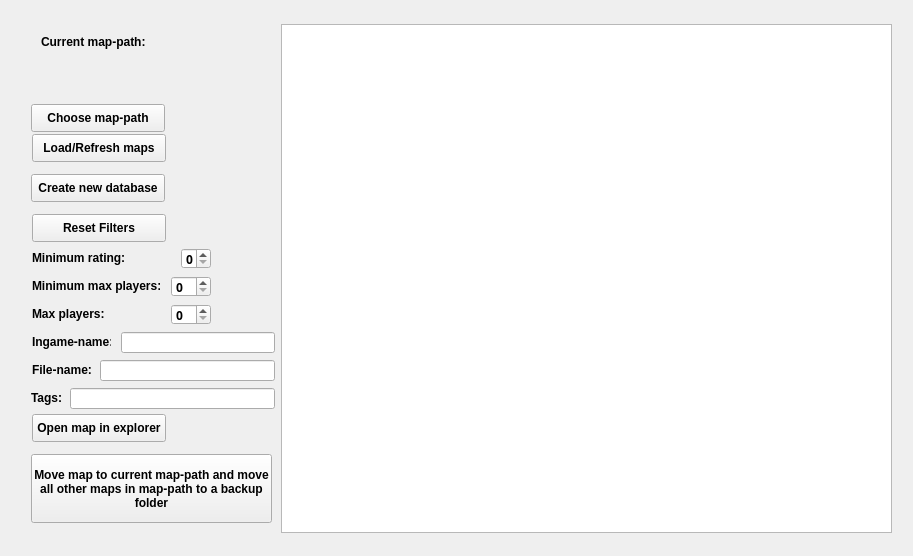
<?xml version="1.0" encoding="UTF-8"?>
<ui version="4.0">
 <class>CustomWindow</class>
 <widget class="QWidget" name="CustomWindow">
  <property name="geometry">
   <rect>
    <x>0</x>
    <y>0</y>
    <width>913</width>
    <height>556</height>
   </rect>
  </property>
  <property name="font">
   <font>
    <family>LifeCraft</family>
    <weight>75</weight>
    <bold>true</bold>
    <underline>false</underline>
   </font>
  </property>
  <property name="windowTitle">
   <string>MainWindow</string>
  </property>
  <property name="layoutDirection">
   <enum>Qt::LeftToRight</enum>
  </property>
  <layout class="QVBoxLayout" name="verticalLayout">
   <property name="spacing">
    <number>0</number>
   </property>
   <property name="leftMargin">
    <number>0</number>
   </property>
   <property name="topMargin">
    <number>1</number>
   </property>
   <property name="rightMargin">
    <number>0</number>
   </property>
   <property name="bottomMargin">
    <number>0</number>
   </property>
   <item>
    <widget class="QWidget" name="titleBar" native="true">
     <property name="minimumSize">
      <size>
       <width>0</width>
       <height>23</height>
      </size>
     </property>
     <property name="maximumSize">
      <size>
       <width>16777215</width>
       <height>23</height>
      </size>
     </property>
     <layout class="QHBoxLayout" name="horizontalLayout">
      <property name="spacing">
       <number>0</number>
      </property>
      <property name="leftMargin">
       <number>0</number>
      </property>
      <property name="topMargin">
       <number>0</number>
      </property>
      <property name="rightMargin">
       <number>0</number>
      </property>
      <property name="bottomMargin">
       <number>0</number>
      </property>
      <item>
       <widget class="QLabel" name="LTitle">
        <property name="minimumSize">
         <size>
          <width>100</width>
          <height>22</height>
         </size>
        </property>
        <property name="maximumSize">
         <size>
          <width>16777215</width>
          <height>22</height>
         </size>
        </property>
        <property name="text">
         <string/>
        </property>
       </widget>
      </item>
      <item>
       <widget class="QPushButton" name="pbMin">
        <property name="minimumSize">
         <size>
          <width>29</width>
          <height>20</height>
         </size>
        </property>
        <property name="maximumSize">
         <size>
          <width>29</width>
          <height>20</height>
         </size>
        </property>
        <property name="iconSize">
         <size>
          <width>29</width>
          <height>20</height>
         </size>
        </property>
        <property name="flat">
         <bool>true</bool>
        </property>
       </widget>
      </item>
      <item>
       <widget class="QPushButton" name="pbSmallWindow">
        <property name="minimumSize">
         <size>
          <width>27</width>
          <height>20</height>
         </size>
        </property>
        <property name="maximumSize">
         <size>
          <width>27</width>
          <height>20</height>
         </size>
        </property>
        <property name="iconSize">
         <size>
          <width>26</width>
          <height>20</height>
         </size>
        </property>
        <property name="flat">
         <bool>true</bool>
        </property>
       </widget>
      </item>
      <item>
       <widget class="QPushButton" name="pbMax">
        <property name="minimumSize">
         <size>
          <width>27</width>
          <height>20</height>
         </size>
        </property>
        <property name="maximumSize">
         <size>
          <width>27</width>
          <height>20</height>
         </size>
        </property>
        <property name="iconSize">
         <size>
          <width>26</width>
          <height>20</height>
         </size>
        </property>
        <property name="flat">
         <bool>true</bool>
        </property>
       </widget>
      </item>
      <item>
       <widget class="QPushButton" name="pbFullscreen">
        <property name="minimumSize">
         <size>
          <width>26</width>
          <height>20</height>
         </size>
        </property>
        <property name="maximumSize">
         <size>
          <width>26</width>
          <height>20</height>
         </size>
        </property>
        <property name="iconSize">
         <size>
          <width>22</width>
          <height>22</height>
         </size>
        </property>
        <property name="flat">
         <bool>true</bool>
        </property>
       </widget>
      </item>
      <item>
       <widget class="QPushButton" name="pbClose">
        <property name="minimumSize">
         <size>
          <width>48</width>
          <height>20</height>
         </size>
        </property>
        <property name="maximumSize">
         <size>
          <width>48</width>
          <height>20</height>
         </size>
        </property>
        <property name="iconSize">
         <size>
          <width>48</width>
          <height>20</height>
         </size>
        </property>
        <property name="flat">
         <bool>true</bool>
        </property>
       </widget>
      </item>
     </layout>
    </widget>
   </item>
   <item>
    <widget class="QWidget" name="centralWidget" native="true">
     <property name="layoutDirection">
      <enum>Qt::LeftToRight</enum>
     </property>
     <property name="autoFillBackground">
      <bool>false</bool>
     </property>
     <layout class="QHBoxLayout" name="horizontalLayout_2">
      <property name="spacing">
       <number>0</number>
      </property>
      <property name="leftMargin">
       <number>0</number>
      </property>
      <property name="topMargin">
       <number>0</number>
      </property>
      <property name="rightMargin">
       <number>0</number>
      </property>
      <property name="bottomMargin">
       <number>0</number>
      </property>
      <item>
       <widget class="QWidget" name="leftBorder" native="true">
        <property name="minimumSize">
         <size>
          <width>21</width>
          <height>200</height>
         </size>
        </property>
        <property name="maximumSize">
         <size>
          <width>10</width>
          <height>16777215</height>
         </size>
        </property>
        <property name="layoutDirection">
         <enum>Qt::LeftToRight</enum>
        </property>
        <property name="autoFillBackground">
         <bool>false</bool>
        </property>
       </widget>
      </item>
      <item>
       <widget class="QWidget" name="centralLeft" native="true">
        <property name="minimumSize">
         <size>
          <width>260</width>
          <height>500</height>
         </size>
        </property>
        <property name="maximumSize">
         <size>
          <width>260</width>
          <height>16777215</height>
         </size>
        </property>
        <property name="autoFillBackground">
         <bool>false</bool>
        </property>
        <widget class="QPushButton" name="btnOpenInExplorer">
         <property name="geometry">
          <rect>
           <x>11</x>
           <y>390</y>
           <width>134</width>
           <height>28</height>
          </rect>
         </property>
         <property name="font">
          <font>
           <family>MS Shell Dlg 2</family>
          </font>
         </property>
         <property name="text">
          <string>Open map in explorer</string>
         </property>
        </widget>
        <widget class="QPushButton" name="btnCreateNewDB">
         <property name="geometry">
          <rect>
           <x>10</x>
           <y>150</y>
           <width>134</width>
           <height>28</height>
          </rect>
         </property>
         <property name="font">
          <font>
           <family>MS Shell Dlg 2</family>
          </font>
         </property>
         <property name="text">
          <string>Create new database</string>
         </property>
        </widget>
        <widget class="QPushButton" name="btnResetFilters">
         <property name="geometry">
          <rect>
           <x>11</x>
           <y>190</y>
           <width>134</width>
           <height>28</height>
          </rect>
         </property>
         <property name="font">
          <font>
           <family>MS Shell Dlg 2</family>
          </font>
         </property>
         <property name="text">
          <string>Reset Filters</string>
         </property>
        </widget>
        <widget class="QPushButton" name="btnLoad">
         <property name="geometry">
          <rect>
           <x>11</x>
           <y>110</y>
           <width>134</width>
           <height>28</height>
          </rect>
         </property>
         <property name="font">
          <font>
           <family>MS Shell Dlg 2</family>
          </font>
         </property>
         <property name="text">
          <string>Load/Refresh maps</string>
         </property>
        </widget>
        <widget class="QPushButton" name="btnMoveMap">
         <property name="geometry">
          <rect>
           <x>10</x>
           <y>430</y>
           <width>241</width>
           <height>69</height>
          </rect>
         </property>
         <property name="font">
          <font>
           <family>MS Shell Dlg 2</family>
          </font>
         </property>
         <property name="text">
          <string>Move map to current map-path and move
all other maps in map-path to a backup
folder</string>
         </property>
        </widget>
        <widget class="QPushButton" name="btnSetMapDir">
         <property name="geometry">
          <rect>
           <x>10</x>
           <y>80</y>
           <width>134</width>
           <height>28</height>
          </rect>
         </property>
         <property name="font">
          <font>
           <family>MS Shell Dlg 2</family>
          </font>
         </property>
         <property name="layoutDirection">
          <enum>Qt::LeftToRight</enum>
         </property>
         <property name="autoFillBackground">
          <bool>false</bool>
         </property>
         <property name="styleSheet">
          <string notr="true"/>
         </property>
         <property name="inputMethodHints">
          <set>Qt::ImhNone</set>
         </property>
         <property name="text">
          <string>Choose map-path</string>
         </property>
         <property name="iconSize">
          <size>
           <width>200</width>
           <height>50</height>
          </size>
         </property>
         <property name="checkable">
          <bool>false</bool>
         </property>
         <property name="autoRepeat">
          <bool>false</bool>
         </property>
         <property name="autoExclusive">
          <bool>false</bool>
         </property>
         <property name="autoDefault">
          <bool>false</bool>
         </property>
         <property name="default">
          <bool>false</bool>
         </property>
         <property name="flat">
          <bool>false</bool>
         </property>
        </widget>
        <widget class="QLabel" name="label_5">
         <property name="geometry">
          <rect>
           <x>11</x>
           <y>282</y>
           <width>78</width>
           <height>16</height>
          </rect>
         </property>
         <property name="font">
          <font>
           <family>MS Shell Dlg 2</family>
          </font>
         </property>
         <property name="text">
          <string>Max players:</string>
         </property>
        </widget>
        <widget class="QLabel" name="label_6">
         <property name="geometry">
          <rect>
           <x>11</x>
           <y>338</y>
           <width>61</width>
           <height>16</height>
          </rect>
         </property>
         <property name="font">
          <font>
           <family>MS Shell Dlg 2</family>
          </font>
         </property>
         <property name="text">
          <string>File-name:</string>
         </property>
        </widget>
        <widget class="QLineEdit" name="leFilterIngameName">
         <property name="geometry">
          <rect>
           <x>100</x>
           <y>308</y>
           <width>154</width>
           <height>21</height>
          </rect>
         </property>
        </widget>
        <widget class="QLabel" name="lMapDir">
         <property name="geometry">
          <rect>
           <x>20</x>
           <y>10</y>
           <width>109</width>
           <height>16</height>
          </rect>
         </property>
         <property name="font">
          <font>
           <family>MS Shell Dlg 2</family>
          </font>
         </property>
         <property name="text">
          <string>Current map-path:</string>
         </property>
        </widget>
        <widget class="QLabel" name="label_3">
         <property name="geometry">
          <rect>
           <x>11</x>
           <y>226</y>
           <width>93</width>
           <height>16</height>
          </rect>
         </property>
         <property name="font">
          <font>
           <family>MS Shell Dlg 2</family>
          </font>
         </property>
         <property name="text">
          <string>Minimum rating:</string>
         </property>
        </widget>
        <widget class="QLabel" name="label_8">
         <property name="geometry">
          <rect>
           <x>10</x>
           <y>366</y>
           <width>31</width>
           <height>16</height>
          </rect>
         </property>
         <property name="font">
          <font>
           <family>MS Shell Dlg 2</family>
          </font>
         </property>
         <property name="text">
          <string>Tags:</string>
         </property>
        </widget>
        <widget class="QLineEdit" name="leFilterFileName">
         <property name="geometry">
          <rect>
           <x>79</x>
           <y>336</y>
           <width>175</width>
           <height>21</height>
          </rect>
         </property>
        </widget>
        <widget class="QLineEdit" name="leFilterTags">
         <property name="geometry">
          <rect>
           <x>49</x>
           <y>364</y>
           <width>205</width>
           <height>21</height>
          </rect>
         </property>
        </widget>
        <widget class="QLabel" name="label_4">
         <property name="geometry">
          <rect>
           <x>11</x>
           <y>254</y>
           <width>128</width>
           <height>16</height>
          </rect>
         </property>
         <property name="font">
          <font>
           <family>MS Shell Dlg 2</family>
          </font>
         </property>
         <property name="text">
          <string>Minimum max players:</string>
         </property>
        </widget>
        <widget class="QSpinBox" name="sbMinimumRating">
         <property name="geometry">
          <rect>
           <x>160</x>
           <y>224</y>
           <width>30</width>
           <height>21</height>
          </rect>
         </property>
        </widget>
        <widget class="QLabel" name="lMapDirStr">
         <property name="geometry">
          <rect>
           <x>10</x>
           <y>30</y>
           <width>241</width>
           <height>45</height>
          </rect>
         </property>
         <property name="font">
          <font>
           <family>MS Shell Dlg 2</family>
          </font>
         </property>
         <property name="text">
          <string>&lt;none selected&gt;

</string>
         </property>
        </widget>
        <widget class="QSpinBox" name="sbMaxPlayers">
         <property name="geometry">
          <rect>
           <x>150</x>
           <y>280</y>
           <width>40</width>
           <height>21</height>
          </rect>
         </property>
        </widget>
        <widget class="QLabel" name="label_7">
         <property name="geometry">
          <rect>
           <x>11</x>
           <y>310</y>
           <width>79</width>
           <height>16</height>
          </rect>
         </property>
         <property name="font">
          <font>
           <family>MS Shell Dlg 2</family>
          </font>
         </property>
         <property name="text">
          <string>Ingame-name:</string>
         </property>
        </widget>
        <widget class="QSpinBox" name="sbMinimumMaxPlayers">
         <property name="geometry">
          <rect>
           <x>150</x>
           <y>252</y>
           <width>40</width>
           <height>21</height>
          </rect>
         </property>
        </widget>
       </widget>
      </item>
      <item>
       <widget class="QWidget" name="centralRight" native="true">
        <layout class="QHBoxLayout" name="horizontalLayout_3">
         <property name="spacing">
          <number>0</number>
         </property>
         <property name="leftMargin">
          <number>0</number>
         </property>
         <property name="topMargin">
          <number>0</number>
         </property>
         <property name="rightMargin">
          <number>0</number>
         </property>
         <property name="bottomMargin">
          <number>0</number>
         </property>
         <item>
          <widget class="QTableView" name="view"/>
         </item>
        </layout>
       </widget>
      </item>
      <item>
       <widget class="QWidget" name="rightBorder" native="true">
        <property name="minimumSize">
         <size>
          <width>21</width>
          <height>200</height>
         </size>
        </property>
        <property name="maximumSize">
         <size>
          <width>10</width>
          <height>16777215</height>
         </size>
        </property>
       </widget>
      </item>
     </layout>
    </widget>
   </item>
   <item>
    <widget class="QWidget" name="bottomBorder" native="true">
     <property name="minimumSize">
      <size>
       <width>0</width>
       <height>23</height>
      </size>
     </property>
     <property name="maximumSize">
      <size>
       <width>16777215</width>
       <height>23</height>
      </size>
     </property>
    </widget>
   </item>
  </layout>
  <action name="actionClose">
   <property name="text">
    <string>Close</string>
   </property>
   <property name="shortcut">
    <string>Ctrl+Q</string>
   </property>
  </action>
 </widget>
 <layoutdefault spacing="6" margin="11"/>
 <resources/>
 <connections>
  <connection>
   <sender>actionClose</sender>
   <signal>triggered()</signal>
   <receiver>CustomWindow</receiver>
   <slot>close()</slot>
   <hints>
    <hint type="sourcelabel">
     <x>-1</x>
     <y>-1</y>
    </hint>
    <hint type="destinationlabel">
     <x>69</x>
     <y>61</y>
    </hint>
   </hints>
  </connection>
 </connections>
</ui>
